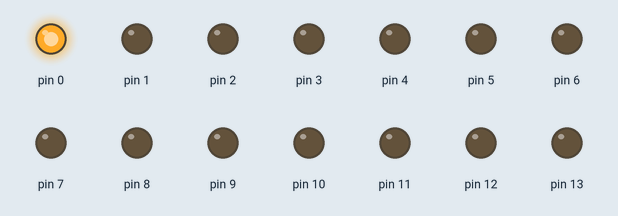
Bench run of a sketch on a simulated Arduino Uno, built with avr-gcc and run on an emulated ATmega328P. Parts: output pins drawn as LEDs (lit = HIGH).

Above: at 0.2 s.
At 1.7 s:
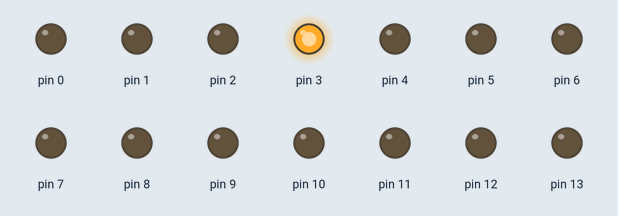
At 3.7 s:
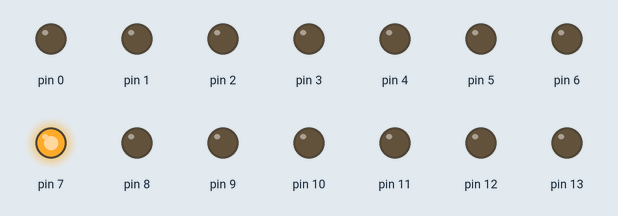
At 7.5 s:
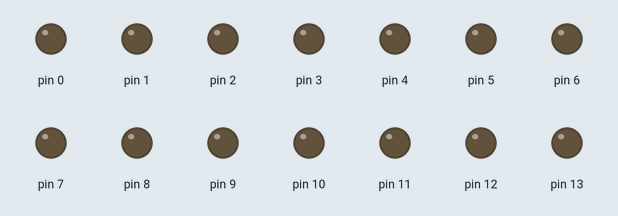
At 13.7 s:
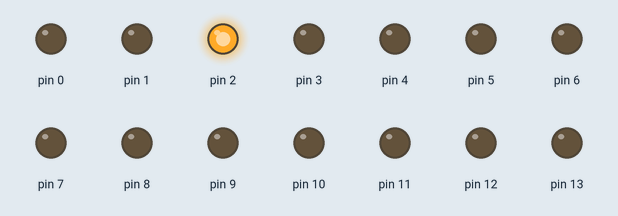
At 19.7 s:
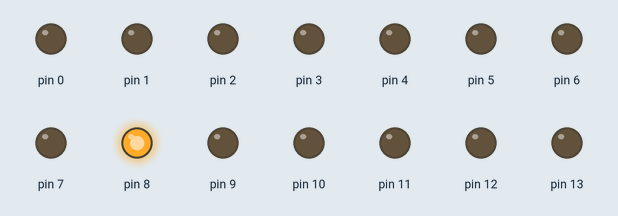
Timing chart, 0 to 20.2 s (numbered marks = the images above):
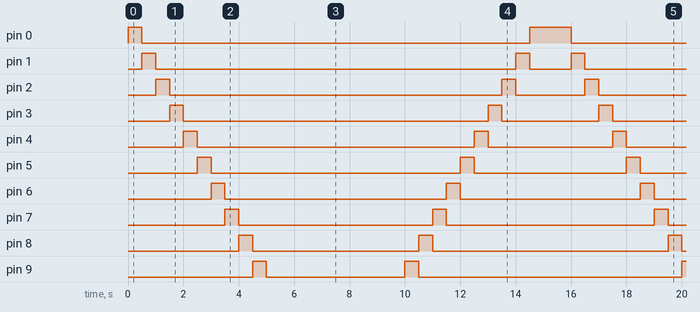

Measured:
- by itself, pin 0: repeats every 15.5 s: LOW 14.0 s, HIGH 1.5 s
- by itself, pin 1: repeats every 15.5 s: LOW 13.0 s, HIGH 0.50 s, LOW 1.5 s, HIGH 0.50 s
- by itself, pin 2: repeats every 15.5 s: LOW 12.0 s, HIGH 0.50 s, LOW 2.5 s, HIGH 0.50 s
- by itself, pin 3: repeats every 15.5 s: LOW 11.0 s, HIGH 0.50 s, LOW 3.5 s, HIGH 0.50 s
- by itself, pin 4: repeats every 15.5 s: LOW 10.0 s, HIGH 0.50 s, LOW 4.5 s, HIGH 0.50 s
- by itself, pin 5: repeats every 15.5 s: LOW 9.0 s, HIGH 0.50 s, LOW 5.5 s, HIGH 0.50 s
- by itself, pin 6: repeats every 15.5 s: LOW 8.0 s, HIGH 0.50 s, LOW 6.5 s, HIGH 0.50 s
- by itself, pin 7: alternates HIGH for 0.50 s and LOW for 7.3 s

The sketch:

drugi.ino
```cpp
/*
12.04.2015 Mateusz Jaros/The JarOS

///////////////////////////////////////
LEDy podłączone przez rezystory pod piny cyfrowe w Arduino od 0 do 13
*/
void setup() {
  for(int i = 0; i <= 13; i++) {
    pinMode(i, OUTPUT); // ustawianie pinów 0-13 jako wyjście
  }
}

void loop() {
  int a;
  for(a = 0; a <= 14; a++) {
    digitalWrite(a, HIGH); // zapalanie LEDów, których piny odpowiadają aktualnej wartości zmiennej a
    digitalWrite(a-1, LOW);// gaszenie LEDów, których piny mają wartość o jedne mniejszą niż zmienna a
    delay(500);
  }
  delay(500);
  for(a = 13; a >= 0; a--) {
    digitalWrite(a, HIGH); // zapalanie LEDów, których piny odpowiadają aktualnej wartości zmiennej a
    digitalWrite(a+1, LOW); // gaszenie LEDów, których piny mają wartość o jedne mniejszą niż zmienna a
    delay(500);
  }
  delay(500);
}
```
